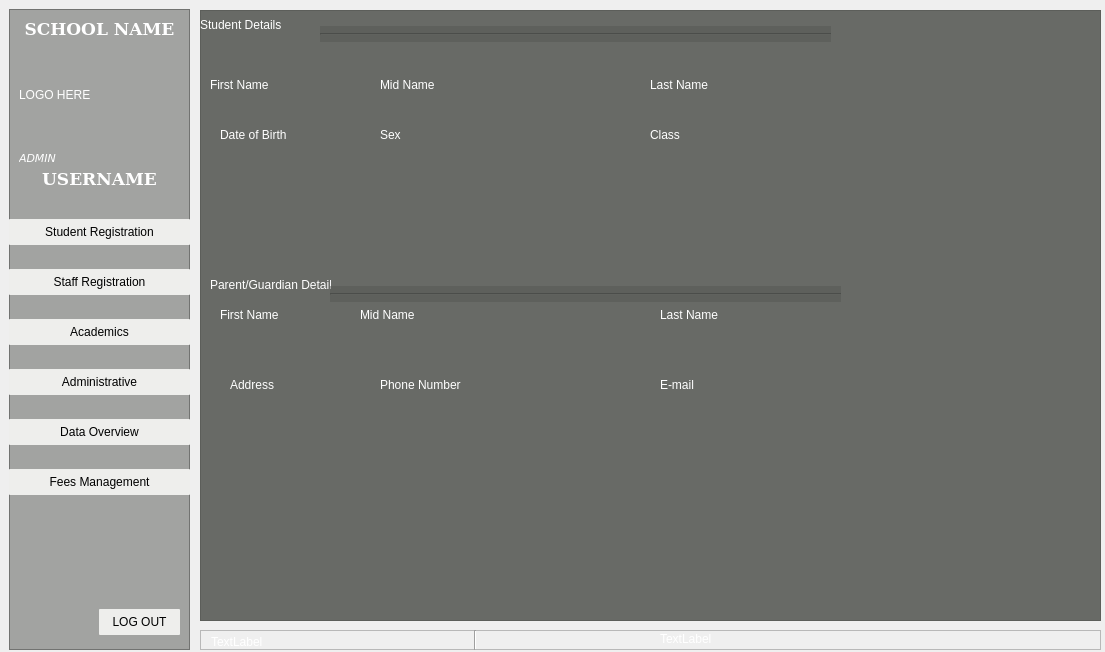
<?xml version="1.0" encoding="UTF-8"?>
<ui version="4.0">
 <class>admin_pg</class>
 <widget class="QMainWindow" name="admin_pg">
  <property name="geometry">
   <rect>
    <x>0</x>
    <y>0</y>
    <width>1105</width>
    <height>652</height>
   </rect>
  </property>
  <property name="windowTitle">
   <string>ADMIN </string>
  </property>
  <property name="autoFillBackground">
   <bool>false</bool>
  </property>
  <property name="styleSheet">
   <string notr="true">QMainWindow 
{ 
  background-image: url(/home/aquasybgh/Desktop/SMS/Images/Ghana+Girl+Students1IMG_5804.jpg);
opacity: 0.5

 }
QLabel
{
background-color: rgba(238, 238, 236,0);
color:white;
}
</string>
  </property>
  <widget class="QWidget" name="centralwidget">
   <widget class="QFrame" name="frame_sel">
    <property name="geometry">
     <rect>
      <x>9</x>
      <y>9</y>
      <width>181</width>
      <height>641</height>
     </rect>
    </property>
    <property name="autoFillBackground">
     <bool>false</bool>
    </property>
    <property name="styleSheet">
     <string notr="true">QWidget
{
   background-color:  rgba(85, 87, 83,0.5);
}
QPushButton:pressed {
    background-color: qlineargradient(spread:pad, x1:0, y1:0, x2:0, y2:1,   stop:0 rgba(60, 186, 162, 255), stop:1 rgba(98, 211, 162, 255))
}
QPushButton {
     background-color:  rgb(238, 238, 236); ;
     border-radius: 1px;
}

QPushButton:disabled {
    background-color: rgb(170, 170, 127)
}
QLabel
{
background-color: rgba(238, 238, 236,0);
color:white;

}</string>
    </property>
    <property name="frameShape">
     <enum>QFrame::StyledPanel</enum>
    </property>
    <property name="frameShadow">
     <enum>QFrame::Raised</enum>
    </property>
    <widget class="QLabel" name="label">
     <property name="geometry">
      <rect>
       <x>0</x>
       <y>10</y>
       <width>181</width>
       <height>20</height>
      </rect>
     </property>
     <property name="font">
      <font>
       <family>DejaVu Serif</family>
       <pointsize>13</pointsize>
       <weight>75</weight>
       <bold>true</bold>
      </font>
     </property>
     <property name="text">
      <string>SCHOOL NAME</string>
     </property>
     <property name="alignment">
      <set>Qt::AlignCenter</set>
     </property>
     <property name="wordWrap">
      <bool>true</bool>
     </property>
    </widget>
    <widget class="QLabel" name="label_2">
     <property name="geometry">
      <rect>
       <x>10</x>
       <y>40</y>
       <width>151</width>
       <height>91</height>
      </rect>
     </property>
     <property name="text">
      <string>LOGO HERE</string>
     </property>
    </widget>
    <widget class="QLabel" name="user_right_lbl">
     <property name="geometry">
      <rect>
       <x>10</x>
       <y>140</y>
       <width>41</width>
       <height>18</height>
      </rect>
     </property>
     <property name="font">
      <font>
       <family>DejaVu Sans</family>
       <pointsize>8</pointsize>
       <italic>true</italic>
      </font>
     </property>
     <property name="text">
      <string>ADMIN</string>
     </property>
    </widget>
    <widget class="QLabel" name="username_lbl">
     <property name="geometry">
      <rect>
       <x>10</x>
       <y>160</y>
       <width>161</width>
       <height>20</height>
      </rect>
     </property>
     <property name="font">
      <font>
       <family>DejaVu Serif</family>
       <pointsize>13</pointsize>
       <weight>75</weight>
       <bold>true</bold>
      </font>
     </property>
     <property name="text">
      <string>USERNAME</string>
     </property>
     <property name="alignment">
      <set>Qt::AlignCenter</set>
     </property>
    </widget>
    <widget class="QPushButton" name="pushButton">
     <property name="geometry">
      <rect>
       <x>0</x>
       <y>210</y>
       <width>181</width>
       <height>26</height>
      </rect>
     </property>
     <property name="text">
      <string>Student Registration</string>
     </property>
     <property name="flat">
      <bool>false</bool>
     </property>
    </widget>
    <widget class="QPushButton" name="pushButton_2">
     <property name="geometry">
      <rect>
       <x>0</x>
       <y>260</y>
       <width>181</width>
       <height>26</height>
      </rect>
     </property>
     <property name="text">
      <string>Staff Registration</string>
     </property>
     <property name="flat">
      <bool>false</bool>
     </property>
    </widget>
    <widget class="QPushButton" name="pushButton_3">
     <property name="geometry">
      <rect>
       <x>0</x>
       <y>310</y>
       <width>181</width>
       <height>26</height>
      </rect>
     </property>
     <property name="text">
      <string>Academics</string>
     </property>
     <property name="flat">
      <bool>false</bool>
     </property>
    </widget>
    <widget class="QPushButton" name="pushButton_4">
     <property name="geometry">
      <rect>
       <x>0</x>
       <y>360</y>
       <width>181</width>
       <height>26</height>
      </rect>
     </property>
     <property name="text">
      <string>Administrative</string>
     </property>
     <property name="flat">
      <bool>false</bool>
     </property>
    </widget>
    <widget class="QPushButton" name="pushButton_5">
     <property name="geometry">
      <rect>
       <x>0</x>
       <y>410</y>
       <width>181</width>
       <height>26</height>
      </rect>
     </property>
     <property name="text">
      <string>Data Overview</string>
     </property>
     <property name="flat">
      <bool>false</bool>
     </property>
    </widget>
    <widget class="QPushButton" name="pushButton_6">
     <property name="geometry">
      <rect>
       <x>90</x>
       <y>600</y>
       <width>81</width>
       <height>26</height>
      </rect>
     </property>
     <property name="text">
      <string>LOG OUT</string>
     </property>
    </widget>
    <widget class="QPushButton" name="pushButton_7">
     <property name="geometry">
      <rect>
       <x>0</x>
       <y>460</y>
       <width>181</width>
       <height>26</height>
      </rect>
     </property>
     <property name="text">
      <string>Fees Management</string>
     </property>
     <property name="flat">
      <bool>false</bool>
     </property>
    </widget>
   </widget>
   <widget class="QFrame" name="frame_stbar">
    <property name="geometry">
     <rect>
      <x>200</x>
      <y>630</y>
      <width>901</width>
      <height>20</height>
     </rect>
    </property>
    <property name="frameShape">
     <enum>QFrame::StyledPanel</enum>
    </property>
    <property name="frameShadow">
     <enum>QFrame::Raised</enum>
    </property>
    <widget class="QLabel" name="label_5">
     <property name="geometry">
      <rect>
       <x>11</x>
       <y>3</y>
       <width>74</width>
       <height>18</height>
      </rect>
     </property>
     <property name="text">
      <string>TextLabel</string>
     </property>
    </widget>
    <widget class="QLabel" name="label_6">
     <property name="geometry">
      <rect>
       <x>460</x>
       <y>0</y>
       <width>74</width>
       <height>18</height>
      </rect>
     </property>
     <property name="text">
      <string>TextLabel</string>
     </property>
    </widget>
    <widget class="Line" name="line">
     <property name="geometry">
      <rect>
       <x>250</x>
       <y>0</y>
       <width>51</width>
       <height>20</height>
      </rect>
     </property>
     <property name="orientation">
      <enum>Qt::Vertical</enum>
     </property>
    </widget>
   </widget>
   <widget class="QFrame" name="frame">
    <property name="geometry">
     <rect>
      <x>200</x>
      <y>10</y>
      <width>901</width>
      <height>611</height>
     </rect>
    </property>
    <property name="autoFillBackground">
     <bool>false</bool>
    </property>
    <property name="styleSheet">
     <string notr="true">QWidget
{
   background-color:  rgba(85, 87, 83,0.5);
}
QPushButton:pressed {
    background-color: qlineargradient(spread:pad, x1:0, y1:0, x2:0, y2:1,   stop:0 rgba(60, 186, 162, 255), stop:1 rgba(98, 211, 162, 255))
}
QPushButton {
     background-color:  rgb(238, 238, 236); ;
     border-radius: 1px;
}

QPushButton:disabled {
    background-color: rgb(170, 170, 127)
}
QLabel
{
background-color: rgba(238, 238, 236,0);
color:white;

}</string>
    </property>
    <property name="frameShape">
     <enum>QFrame::StyledPanel</enum>
    </property>
    <property name="frameShadow">
     <enum>QFrame::Raised</enum>
    </property>
    <widget class="QTabWidget" name="tabWidget">
     <property name="geometry">
      <rect>
       <x>0</x>
       <y>-30</y>
       <width>901</width>
       <height>641</height>
      </rect>
     </property>
     <property name="autoFillBackground">
      <bool>false</bool>
     </property>
     <property name="styleSheet">
      <string notr="true">QTabWidget{
background- color: rgb(164, 0, 0);}</string>
     </property>
     <property name="tabShape">
      <enum>QTabWidget::Rounded</enum>
     </property>
     <property name="currentIndex">
      <number>0</number>
     </property>
     <property name="elideMode">
      <enum>Qt::ElideLeft</enum>
     </property>
     <property name="usesScrollButtons">
      <bool>true</bool>
     </property>
     <property name="documentMode">
      <bool>true</bool>
     </property>
     <property name="movable">
      <bool>false</bool>
     </property>
     <property name="tabBarAutoHide">
      <bool>true</bool>
     </property>
     <widget class="QWidget" name="tab">
      <attribute name="title">
       <string/>
      </attribute>
      <widget class="QLabel" name="label_4">
       <property name="geometry">
        <rect>
         <x>0</x>
         <y>10</y>
         <width>121</width>
         <height>18</height>
        </rect>
       </property>
       <property name="text">
        <string>Student Details</string>
       </property>
      </widget>
      <widget class="QLabel" name="label_7">
       <property name="geometry">
        <rect>
         <x>10</x>
         <y>270</y>
         <width>121</width>
         <height>18</height>
        </rect>
       </property>
       <property name="text">
        <string>Parent/Guardian Details</string>
       </property>
      </widget>
      <widget class="Line" name="line_2">
       <property name="geometry">
        <rect>
         <x>120</x>
         <y>20</y>
         <width>511</width>
         <height>16</height>
        </rect>
       </property>
       <property name="orientation">
        <enum>Qt::Horizontal</enum>
       </property>
      </widget>
      <widget class="Line" name="line_3">
       <property name="geometry">
        <rect>
         <x>130</x>
         <y>280</y>
         <width>511</width>
         <height>16</height>
        </rect>
       </property>
       <property name="orientation">
        <enum>Qt::Horizontal</enum>
       </property>
      </widget>
      <widget class="QLabel" name="label_8">
       <property name="geometry">
        <rect>
         <x>10</x>
         <y>70</y>
         <width>81</width>
         <height>18</height>
        </rect>
       </property>
       <property name="text">
        <string>First Name</string>
       </property>
      </widget>
      <widget class="QLabel" name="label_9">
       <property name="geometry">
        <rect>
         <x>180</x>
         <y>70</y>
         <width>81</width>
         <height>18</height>
        </rect>
       </property>
       <property name="text">
        <string>Mid Name</string>
       </property>
      </widget>
      <widget class="QLabel" name="label_10">
       <property name="geometry">
        <rect>
         <x>450</x>
         <y>70</y>
         <width>81</width>
         <height>18</height>
        </rect>
       </property>
       <property name="text">
        <string>Last Name</string>
       </property>
      </widget>
      <widget class="QLabel" name="label_11">
       <property name="geometry">
        <rect>
         <x>20</x>
         <y>120</y>
         <width>101</width>
         <height>18</height>
        </rect>
       </property>
       <property name="text">
        <string>Date of Birth</string>
       </property>
      </widget>
      <widget class="QLabel" name="label_12">
       <property name="geometry">
        <rect>
         <x>180</x>
         <y>120</y>
         <width>74</width>
         <height>18</height>
        </rect>
       </property>
       <property name="text">
        <string>Sex</string>
       </property>
      </widget>
      <widget class="QLabel" name="label_13">
       <property name="geometry">
        <rect>
         <x>450</x>
         <y>120</y>
         <width>74</width>
         <height>18</height>
        </rect>
       </property>
       <property name="text">
        <string>Class</string>
       </property>
      </widget>
      <widget class="QLabel" name="label_14">
       <property name="geometry">
        <rect>
         <x>20</x>
         <y>300</y>
         <width>74</width>
         <height>18</height>
        </rect>
       </property>
       <property name="text">
        <string>First Name</string>
       </property>
      </widget>
      <widget class="QLabel" name="label_15">
       <property name="geometry">
        <rect>
         <x>160</x>
         <y>300</y>
         <width>74</width>
         <height>18</height>
        </rect>
       </property>
       <property name="text">
        <string>Mid Name</string>
       </property>
      </widget>
      <widget class="QLabel" name="label_16">
       <property name="geometry">
        <rect>
         <x>460</x>
         <y>300</y>
         <width>81</width>
         <height>18</height>
        </rect>
       </property>
       <property name="text">
        <string>Last Name</string>
       </property>
      </widget>
      <widget class="QLabel" name="label_17">
       <property name="geometry">
        <rect>
         <x>30</x>
         <y>370</y>
         <width>74</width>
         <height>18</height>
        </rect>
       </property>
       <property name="text">
        <string>Address</string>
       </property>
      </widget>
      <widget class="QLabel" name="label_18">
       <property name="geometry">
        <rect>
         <x>180</x>
         <y>370</y>
         <width>121</width>
         <height>18</height>
        </rect>
       </property>
       <property name="text">
        <string>Phone Number</string>
       </property>
      </widget>
      <widget class="QLabel" name="label_19">
       <property name="geometry">
        <rect>
         <x>460</x>
         <y>370</y>
         <width>74</width>
         <height>18</height>
        </rect>
       </property>
       <property name="text">
        <string>E-mail</string>
       </property>
      </widget>
     </widget>
     <widget class="QWidget" name="tab_2">
      <attribute name="title">
       <string/>
      </attribute>
      <widget class="QLabel" name="label_3">
       <property name="geometry">
        <rect>
         <x>10</x>
         <y>-23</y>
         <width>74</width>
         <height>61</height>
        </rect>
       </property>
       <property name="text">
        <string>TextLabel</string>
       </property>
      </widget>
     </widget>
    </widget>
   </widget>
  </widget>
 </widget>
 <resources/>
 <connections/>
</ui>
